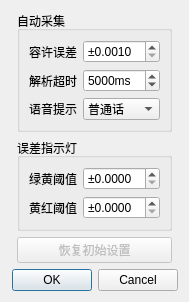
<?xml version="1.0" encoding="UTF-8"?>
<ui version="4.0">
 <class>OtherSetting</class>
 <widget class="QDialog" name="OtherSetting">
  <property name="geometry">
   <rect>
    <x>0</x>
    <y>0</y>
    <width>188</width>
    <height>276</height>
   </rect>
  </property>
  <property name="windowTitle">
   <string>设置</string>
  </property>
  <layout class="QGridLayout" name="gridLayout_2">
   <item row="0" column="1">
    <spacer name="verticalSpacer">
     <property name="orientation">
      <enum>Qt::Vertical</enum>
     </property>
     <property name="sizeHint" stdset="0">
      <size>
       <width>20</width>
       <height>1</height>
      </size>
     </property>
    </spacer>
   </item>
   <item row="1" column="0">
    <spacer name="horizontalSpacer">
     <property name="orientation">
      <enum>Qt::Horizontal</enum>
     </property>
     <property name="sizeHint" stdset="0">
      <size>
       <width>0</width>
       <height>20</height>
      </size>
     </property>
    </spacer>
   </item>
   <item row="1" column="1" colspan="3">
    <widget class="QGroupBox" name="groupBox_2">
     <property name="title">
      <string>自动采集</string>
     </property>
     <layout class="QGridLayout" name="gridLayout_3">
      <item row="1" column="1">
       <widget class="QDoubleSpinBox" name="spbxAutoRange">
        <property name="prefix">
         <string>±</string>
        </property>
        <property name="suffix">
         <string/>
        </property>
        <property name="decimals">
         <number>4</number>
        </property>
        <property name="minimum">
         <double>0.001000000000000</double>
        </property>
        <property name="stepType">
         <enum>QAbstractSpinBox::AdaptiveDecimalStepType</enum>
        </property>
       </widget>
      </item>
      <item row="1" column="0">
       <widget class="QLabel" name="label">
        <property name="toolTip">
         <string>目标温度点±容许误差这个范围内可以触发自动采集</string>
        </property>
        <property name="toolTipDuration">
         <number>0</number>
        </property>
        <property name="text">
         <string>容许误差</string>
        </property>
       </widget>
      </item>
      <item row="2" column="0">
       <widget class="QLabel" name="label_5">
        <property name="text">
         <string>解析超时</string>
        </property>
       </widget>
      </item>
      <item row="3" column="1">
       <widget class="QComboBox" name="cbSound">
        <property name="sizePolicy">
         <sizepolicy hsizetype="Preferred" vsizetype="Fixed">
          <horstretch>0</horstretch>
          <verstretch>0</verstretch>
         </sizepolicy>
        </property>
        <property name="currentIndex">
         <number>2</number>
        </property>
        <item>
         <property name="text">
          <string>关</string>
         </property>
        </item>
        <item>
         <property name="text">
          <string>粤语</string>
         </property>
        </item>
        <item>
         <property name="text">
          <string>普通话</string>
         </property>
        </item>
        <item>
         <property name="text">
          <string>台湾话</string>
         </property>
        </item>
        <item>
         <property name="text">
          <string>东北话</string>
         </property>
        </item>
        <item>
         <property name="text">
          <string>陕西话</string>
         </property>
        </item>
       </widget>
      </item>
      <item row="3" column="0">
       <widget class="QLabel" name="label_4">
        <property name="text">
         <string>语音提示</string>
        </property>
       </widget>
      </item>
      <item row="2" column="1">
       <widget class="QSpinBox" name="spbxAnalyseTimeout">
        <property name="suffix">
         <string>ms</string>
        </property>
        <property name="maximum">
         <number>10000</number>
        </property>
        <property name="stepType">
         <enum>QAbstractSpinBox::AdaptiveDecimalStepType</enum>
        </property>
        <property name="value">
         <number>5000</number>
        </property>
       </widget>
      </item>
     </layout>
    </widget>
   </item>
   <item row="1" column="4" rowspan="2">
    <spacer name="horizontalSpacer_2">
     <property name="orientation">
      <enum>Qt::Horizontal</enum>
     </property>
     <property name="sizeHint" stdset="0">
      <size>
       <width>0</width>
       <height>20</height>
      </size>
     </property>
    </spacer>
   </item>
   <item row="2" column="1" colspan="3">
    <widget class="QGroupBox" name="groupBox">
     <property name="title">
      <string>误差指示灯</string>
     </property>
     <layout class="QGridLayout" name="gridLayout">
      <item row="1" column="0">
       <widget class="QLabel" name="label_3">
        <property name="text">
         <string>黄红阈值</string>
        </property>
       </widget>
      </item>
      <item row="1" column="1">
       <widget class="QDoubleSpinBox" name="spbxRed">
        <property name="prefix">
         <string>±</string>
        </property>
        <property name="decimals">
         <number>4</number>
        </property>
        <property name="minimum">
         <double>0.000000000000000</double>
        </property>
        <property name="stepType">
         <enum>QAbstractSpinBox::AdaptiveDecimalStepType</enum>
        </property>
       </widget>
      </item>
      <item row="0" column="0">
       <widget class="QLabel" name="label_2">
        <property name="text">
         <string>绿黄阈值</string>
        </property>
       </widget>
      </item>
      <item row="0" column="1">
       <widget class="QDoubleSpinBox" name="spbxYellow">
        <property name="prefix">
         <string>±</string>
        </property>
        <property name="decimals">
         <number>4</number>
        </property>
        <property name="minimum">
         <double>0.000000000000000</double>
        </property>
        <property name="stepType">
         <enum>QAbstractSpinBox::AdaptiveDecimalStepType</enum>
        </property>
       </widget>
      </item>
     </layout>
    </widget>
   </item>
   <item row="4" column="3">
    <spacer name="verticalSpacer_2">
     <property name="orientation">
      <enum>Qt::Vertical</enum>
     </property>
     <property name="sizeHint" stdset="0">
      <size>
       <width>20</width>
       <height>0</height>
      </size>
     </property>
    </spacer>
   </item>
   <item row="5" column="0" colspan="5">
    <widget class="QDialogButtonBox" name="buttonBox">
     <property name="orientation">
      <enum>Qt::Horizontal</enum>
     </property>
     <property name="standardButtons">
      <set>QDialogButtonBox::Cancel|QDialogButtonBox::Ok</set>
     </property>
    </widget>
   </item>
   <item row="3" column="1" colspan="3">
    <widget class="QPushButton" name="btnReset">
     <property name="enabled">
      <bool>false</bool>
     </property>
     <property name="text">
      <string>恢复初始设置</string>
     </property>
    </widget>
   </item>
  </layout>
 </widget>
 <resources/>
 <connections>
  <connection>
   <sender>buttonBox</sender>
   <signal>accepted()</signal>
   <receiver>OtherSetting</receiver>
   <slot>accept()</slot>
   <hints>
    <hint type="sourcelabel">
     <x>248</x>
     <y>254</y>
    </hint>
    <hint type="destinationlabel">
     <x>157</x>
     <y>274</y>
    </hint>
   </hints>
  </connection>
  <connection>
   <sender>buttonBox</sender>
   <signal>rejected()</signal>
   <receiver>OtherSetting</receiver>
   <slot>reject()</slot>
   <hints>
    <hint type="sourcelabel">
     <x>316</x>
     <y>260</y>
    </hint>
    <hint type="destinationlabel">
     <x>286</x>
     <y>274</y>
    </hint>
   </hints>
  </connection>
 </connections>
</ui>
